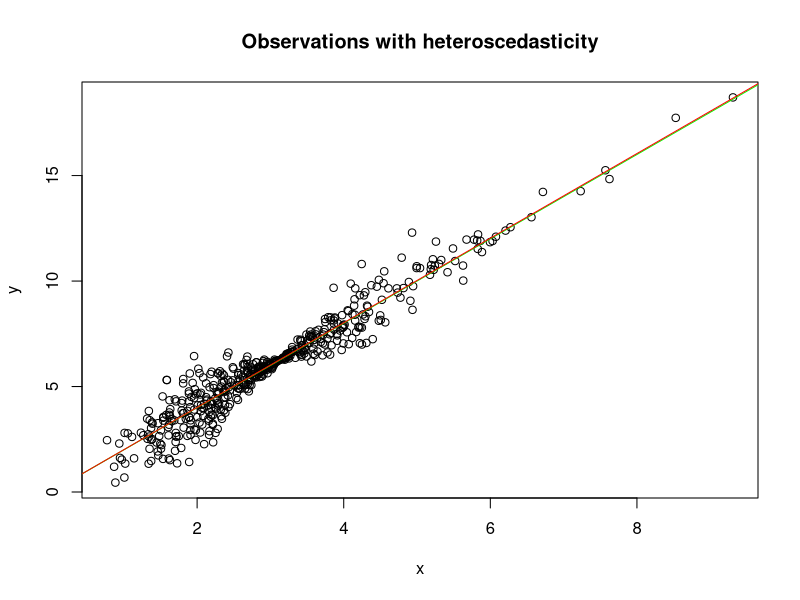
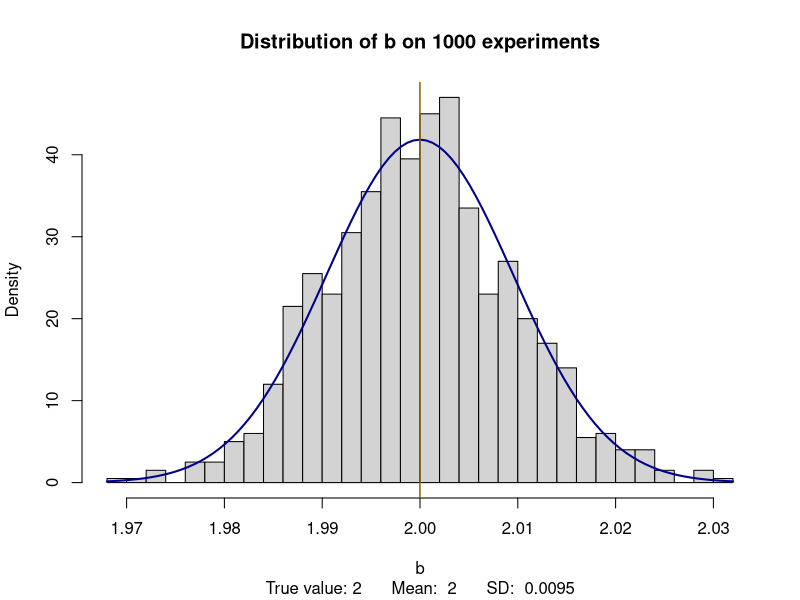

R code for these plots, in order:
# OLS conditions violations: Heterscedasticity
# Based on:
# https://stats.stackexchange.com/questions/33028/measures-of-residuals-heteroscedasticity
# See also:
# https://stats.stackexchange.com/questions/258485/simulate-linear-regression-with-heteroscedasticity

set.seed(17)
n <- 500

make_x = function(){return (rgamma(n, shape=6, scale=1/2))}
make_e = function(x){return (rnorm(length(x), sd=abs(sin(x))))}
b = 2
f = function(x){return (b*x)}
dgp = function(){
  x <- make_x() 
  y = f(x)+make_e(x)
  return (data.frame(x=x,y=y))
}

# single run
x <- make_x() 
e <- make_e(x) 
y_true = f(x) 
y <- y_true + e
fit <- lm(y ~ x + 0)


# regression 
plot(x,y, main="Observations with heteroscedаsticity")
abline(0, b, col="green")
abline(fit, col="red")

# repeat estimation 
extract_b0  = function(lm_){return (coef(lm_)[1])}
get_b = function(){coef(lm(y~x+0, data = dgp()))}
n_experiments = 1000
bs = replicate(n_experiments, get_b())


# plot estimator desities 
b_avg = mean(bs)
b_sd = sd(bs)
h = hist(bs, breaks=40, freq=FALSE, 
         main=paste("Distribution of b on", n_experiments,"experiments"),
         sub=paste("True value:", b, "    ",
                   "Mean: ", round(b_avg,4), "    ",
                   "SD: ", round(b_sd,4)),
         xlab="b")
curve(dnorm(x, mean=b_avg, sd=b_sd),
      add=TRUE, col="darkblue", lwd=2) 
abline(v=b, col ="green")
abline(v=b_avg, col ="red")



